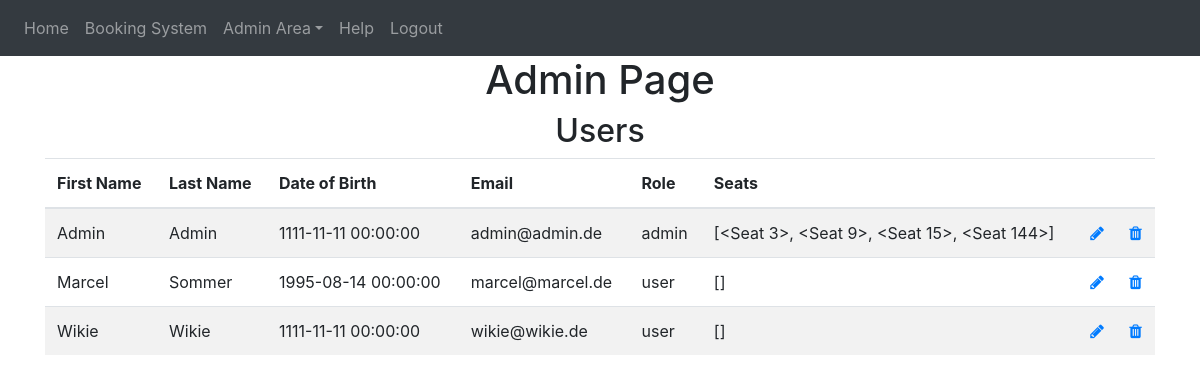
Page /admin-area/user (signed in) on the committed database.
### website/models.py (models this page shows)
class User(db.Model, UserMixin):
    id = db.Column(db.Integer, primary_key=True)
    email = db.Column(db.String(150), unique=True)
    password = db.Column(db.String(150))
    first_name = db.Column(db.String(150))
    last_name = db.Column(db.String(150))
    birth_date = db.Column(db.DateTime)
    role = db.Column(db.String(10))
    seats = db.relationship('Seat')

### website/admin.py (the view)
@admins.route('/user', methods=['GET', 'POST'])
@login_required
def admin_user():
    admin = admin_user_checker(current_user)
    if admin:
        users = User.query.all()
        return render_template('admin_user.html', user=current_user, users=users)

### website/__init__.py (called while the page is built)
def create_app():
    from .views import views
    from .auth import auth
    from .admin import admins
    from .models import User, Seat
    app = Flask(__name__)
    app.config['SECRET_KEY'] = 'hjshjhdjah kjshkjdhjs'
    app.config['SQLALCHEMY_DATABASE_URI'] = f'sqlite:///{DB_NAME}'
    app.config['FLASK_ADMIN_SWATCH'] = 'cerulean'
    app.register_blueprint(views, url_prefix='/')
    app.register_blueprint(auth, url_prefix='/')
    app.register_blueprint(admins, url_prefix='/admin-area')
    db.init_app(app)
    create_database(app)
    login_manager = LoginManager()
    login_manager.login_view = 'auth.login'
    login_manager.init_app(app)
    @login_manager.user_loader
    def load_user(id):
        return User.query.get(int(id))
    return app

### website/python_scripts.py (called while the page is built)
def admin_user_checker(current_user):
    if current_user.role == 'admin':
        return True
    else:
        flash('You need do be an Admin to access!!', category='error')
        return redirect(url_for('views.home'))

### website/templates/admin_user.html
{% extends "base.html" %} {% block title %}Admin{% endblock %}
{% block content%}
<h1 align="center">Admin Page</h1>
<h2 align="center">Users</h2>
<table class="table table-striped" id="users">
    <thead>
        <tr>
        <th scope="col">First Name</th>
        <th scope="col">Last Name</th>
        <th scope="col">Date of Birth</th>
        <th scope="col">Email</th>
        <th scope="col">Role</th>
        <th scope="col">Seats</th>
        <th scope="col"></th>
        <th scope="col"></th>
        </tr>
    </thead>
    <tbody>
        {% for user in users %}
        <tr>
        <td>{{user.first_name}}</td>
        <td>{{user.last_name}} </td>
        <td>{{user.birth_date}}</td>
        <td>{{user.email}}</td>
        <td>{{user.role}}</td>
        <td>{{user.seats}}</td>
        <td><a class="icon" href="{{url_for('admins.update_user', id=user.id)}}" >
            <span class="fa fa-pencil glyphicon glyphicon-pencil"></span></a></td>
        <td><a class="icon" href="{{url_for('admins.delete_user', id=user.id)}}">
            <span class="fa fa-trash glyphicon glyphicon-trash"></span>
        </a></td>
        </tr>
        {% endfor %}
    </tbody>
{% endblock %}

### rows in the picture
User: first_name "Admin", last_name "Admin", birth_date "1111-11-11 00:00:00", email "admin@admin.de", role "admin", seats "[<Seat 3>, <Seat 9>, <Seat 15>, <Seat 144>]"
User: first_name "Marcel", last_name "Sommer", birth_date "1995-08-14 00:00:00", email "marcel@marcel.de", role "user", seats "[]"
User: first_name "Wikie", last_name "Wikie", birth_date "1111-11-11 00:00:00", email "wikie@wikie.de", role "user", seats "[]"
